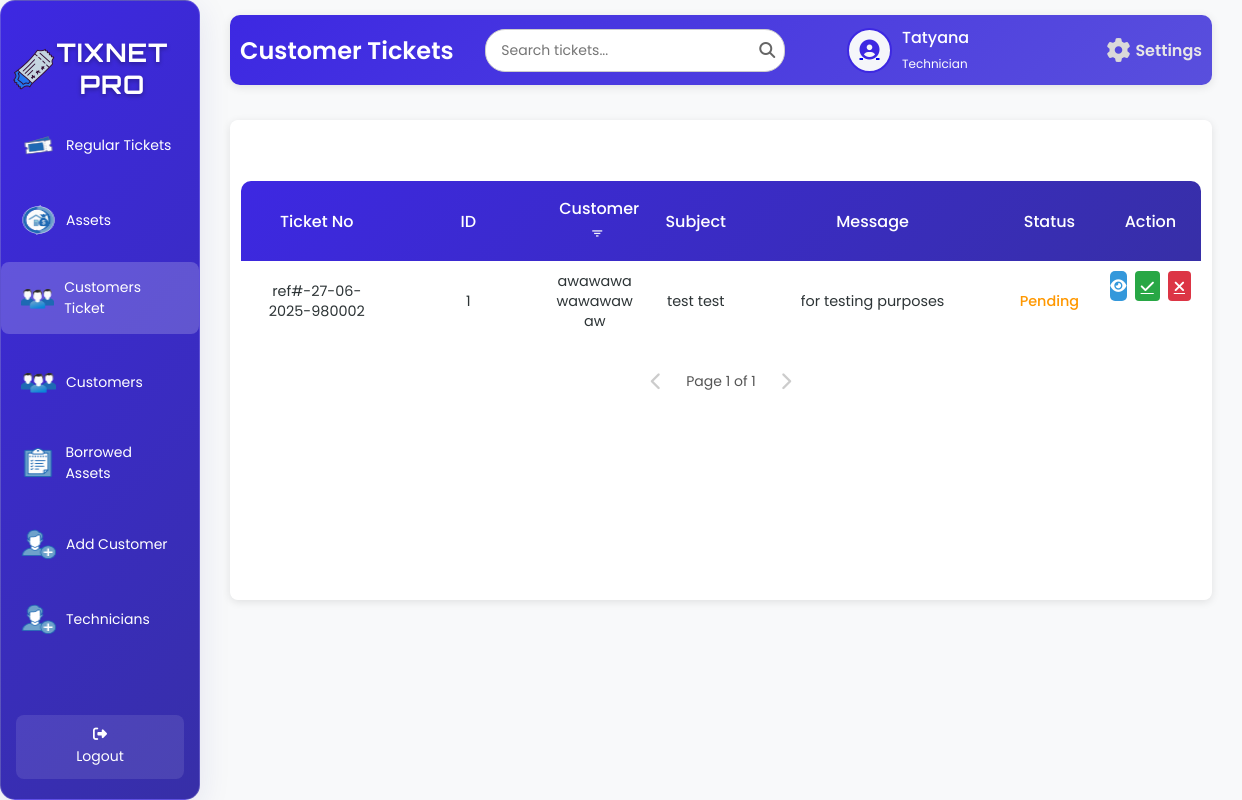
The page /AllCustomersT.php (signed in) on the database its author committed.
### tables this page shows
CREATE TABLE `tbl_customer_ticket` (
  `s_ref` varchar(200) NOT NULL,
  `c_id` int(50) NOT NULL,
  `c_fname` varchar(200) NOT NULL,
  `c_lname` varchar(200) NOT NULL,
  `s_subject` varchar(200) NOT NULL,
  `s_message` varchar(200) NOT NULL,
  `s_status` varchar(200) NOT NULL
);

### AllCustomersT.php (the view, shortened to what this page needs)
<?php
include 'db.php';
$firstName = '';
$userType = '';
$avatarPath = $_SESSION['avatarPath'];
$sqlUser = "SELECT u_fname, u_lname, u_type FROM tbl_user WHERE u_username = ?";
$stmt = $conn->prepare($sqlUser);
$stmt->bind_param("s", $_SESSION['username']);
$stmt->execute();
$resultUser = $stmt->get_result();
if ($resultUser->num_rows > 0) {
    $row = $resultUser->fetch_assoc();
    $firstName = $row['u_fname'] ?: 'Unknown';
    $userType = strtolower($row['u_type']) ?: 'staff';
} else {
    error_log("User not found for username: {$_SESSION['username']}");
    $_SESSION['error'] = "User not found.";
    header("Location: AllCustomersT.php?page_customer=1");
    exit();
}
$limit = 10;
$pageCustomer = isset($_GET['page_customer']) ? max(1, (int)$_GET['page_customer']) : 1;
$offsetCustomer = ($pageCustomer - 1) * $limit;
$totalCustomerQuery = "SELECT COUNT(*) AS total FROM tbl_customer_ticket WHERE s_status = 'Pending'";
$totalCustomerResult = $conn->query($totalCustomerQuery);
$totalCustomerRow = $totalCustomerResult->fetch_assoc();
$totalCustomer = $totalCustomerRow['total'];
$totalCustomerPages = ceil($totalCustomer / $limit);
$sqlCustomer = "SELECT s_ref, c_id, c_fname, c_lname, s_subject, s_message, s_status
                FROM tbl_customer_ticket
                WHERE s_status = 'Pending'
                ORDER BY s_ref ASC
                LIMIT ?, ?";
$stmtCustomer = $conn->prepare($sqlCustomer);
$stmtCustomer->bind_param("ii", $offsetCustomer, $limit);
$stmtCustomer->execute();
$resultCustomer = $stmtCustomer->get_result();
?>
<!DOCTYPE html>
<html lang="en">
<head>
    <link rel="stylesheet" href="AllCustomer.css">
    <link rel="stylesheet" href="https://cdnjs.cloudflare.com/ajax/libs/font-awesome/6.6.0/css/all.min.css">
    <link rel="stylesheet" href="https://unpkg.com/boxicons@2.1.4/css/boxicons.min.css">
</head>
<body>
<div class="wrapper">
    <div class="sidebar glass-container">
        <h2><img src="image/logo.png" alt="Tix Net Icon" class="sidebar-icon">TixNet Pro</h2>
        <ul>
            <li><a href="staffD.php"><img src="image/ticket.png" alt="Regular Tickets" class="icon" /> <span>Regular Tickets</span></a></li>
            <li><a href="assetsT.php"><img src="image/assets.png" alt="Assets" class="icon" /> <span>Assets</span></a></li>
            <li><a href="AllCustomersT.php" class="active"><img src="image/users.png" alt="Customers" class="icon" /> <span>Customers Ticket</span></a></li>
            <li><a href="customersT.php"><img src="image/users.png" alt="Customers" class="icon" /> <span>Customers</span></a></li>
            <li><a href="borrowedStaff.php"><img src="image/borrowed.png" alt="Borrowed Assets" class="icon" /> <span>Borrowed Assets</span></a></li>
            <li><a href="addC.php"><img src="image/add.png" alt="Add Customer" class="icon" /> <span>Add Customer</span></a></li>
              <li><a href="AssignTech.php"><img src="image/add.png" alt="Technicians" class="icon" /> <span>Technicians</span></a></li>
        </ul>
        <footer>
            <a href="index.php" class="back-home"><i class="fas fa-sign-out-alt"></i> Logout</a>
        </footer>
    </div>
    <div class="container">
        <div class="upper">
            <h1>Customer Tickets</h1>
            <div class="search-container">
                <input type="text" class="search-bar" id="searchInput" placeholder="Search tickets..." onkeyup="debouncedSearchTickets()">
                <span class="search-icon"><i class="fas fa-search"></i></span>
            </div>
            <div class="user-profile">
                <div class="user-icon">
                    <a href="image.php">
                        <?php
                        $cleanAvatarPath = preg_replace('/\?\d+$/', '', $avatarPath);
                        if (!empty($avatarPath) && file_exists($cleanAvatarPath)) {
                            echo "<img src='" . htmlspecialchars($avatarPath, ENT_QUOTES, 'UTF-8') . "' alt='User Avatar'>";
                        } else {
                            echo "<i class='fas fa-user-circle'></i>";
                        }
                        ?>
                    </a>
                </div>
                <div class="user-details">
                    <span><?php echo htmlspecialchars($firstName, ENT_QUOTES, 'UTF-8'); ?></span>
                    <small><?php echo htmlspecialchars(ucfirst($userType), ENT_QUOTES, 'UTF-8'); ?></small>
                </div>
                <a href="settings.php" class="settings-link">
                    <i class="fas fa-cog"></i>
                    <span>Settings</span>
                </a>
            </div>
        </div>
        <div class="table-box glass-container">
            <div class="customer-tickets active">
                <table id="customer-tickets-table">
                    <thead>
                        <tr>
                            <th>Ticket No</th>
                            <th>ID</th>
                            <th>Customer <button class="filter-btn" onclick="showAccountFilterModal('customer')" title="Filter by Customer Name"><i class='bx bx-filter'></i></button></th>
                            <th>Subject</th>
                            <th>Message</th>
                            <th>Status</th>
                            <th>Action</th>
                        </tr>
                    </thead>
                    <tbody id="customer-table-body">
                        <?php
                        if ($resultCustomer->num_rows > 0) {
                            while ($row = $resultCustomer->fetch_assoc()) {
                                $statusClass = 'status-' . strtolower($row['s_status']);
                                $customerName = htmlspecialchars(($row['c_fname'] . ' ' . $row['c_lname']) ?: 'Unknown', ENT_QUOTES, 'UTF-8');
                                echo "<tr>
                                        <td>" . htmlspecialchars($row['s_ref'], ENT_QUOTES, 'UTF-8') . "</td>
                                        <td>" . htmlspecialchars($row['c_id'], ENT_QUOTES, 'UTF-8') . "</td>
                                        <td>$customerName</td>
                                        <td>" . htmlspecialchars($row['s_subject'], ENT_QUOTES, 'UTF-8') . "</td>
                                        <td>" . htmlspecialchars($row['s_message'], ENT_QUOTES, 'UTF-8') . "</td>
                                        <td class='$statusClass'>" . ucfirst(strtolower($row['s_status'])) . "</td>
                                        <td class='action-buttons'>
                                            <a class='view-btn' href='#' onclick=\"showCustomerViewModal('" . htmlspecialchars($row['s_ref'], ENT_QUOTES, 'UTF-8') . "', '" . htmlspecialchars($row['s_ref'], ENT_QUOTES, 'UTF-8') . "', '" . htmlspecialchars($row['c_id'], ENT_QUOTES, 'UTF-8') . "', '$customerName', '" . htmlspecialchars($row['s_subject'], ENT_QUOTES, 'UTF-8') . "', '" . htmlspecialchars($row['s_message'], ENT_QUOTES, 'UTF-8') . "', '" . htmlspecialchars($row['s_status'], ENT_QUOTES, 'UTF-8') . "')\" title='View'><i class='fas fa-eye'></i></a>
                                            <a class='action-btn check' href='#' onclick=\"approveTicket('" . htmlspecialchars($row['s_ref'], ENT_QUOTES, 'UTF-8') . "')\" title='Approve'><i class='fas fa-check'></i></a>
                                            <a class='action-btn x' href='#' onclick=\"showRejectModal('" . htmlspecialchars($row['s_ref'], ENT_QUOTES, 'UTF-8') . "')\" title='Decline'><i class='fas fa-times'></i></a>
                                        </td>
                                      </tr>";
                            }
                        } else {
                            echo "<tr><td colspan='7' style='text-align: center;'>No customer tickets found.</td></tr>";
                        }
                        ?>
                    </tbody>
                </table>
                <div class="pagination" id="customer-pagination">
                    <?php if ($pageCustomer > 1): ?>
                        <a href="?page_customer=<?php echo $pageCustomer - 1; ?>" class="pagination-link"><i class="fas fa-chevron-left"></i></a>
                    <?php else: ?>
                        <span class="pagination-link disabled"><i class="fas fa-chevron-left"></i></span>
                    <?php endif; ?>
                    <span class="current-page">Page <?php echo $pageCustomer; ?> of <?php echo $totalCustomerPages; ?></span>
                    <?php if ($pageCustomer < $totalCustomerPages): ?>
                        <a href="?page_customer=<?php echo $pageCustomer + 1; ?>" class="pagination-link"><i class="fas fa-chevron-right"></i></a>
                    <?php else: ?>
                        <span class="pagination-link disabled"><i class="fas fa-chevron-right"></i></span>
                    <?php endif; ?>
                </div>
            </div>
        </div>
    </div>
</div>
</body>
</html>

### AllCustomersT.php (style rules this page uses)
.filter-btn { background: transparent !important; border: none; cursor: pointer; font-size: 15px; color: var(--light, #f5f8fc); margin-left: 5px; vertical-align: middle; padding: 0; outline: none; }
.action-buttons { display: flex; gap: 8px; }
.action-btn { padding: 6px; border: none; border-radius: 4px; cursor: pointer; font-size: 15px; font-weight: 500; transition: background-color 0.2s; text-align: center; color: white; display: inline-flex; align-items: center; justify-content: center; width: 30px; height: 30px; }
.action-btn.check { background-color: #28a745; }
.action-btn.x { background-color: #dc3545; }

### rows shown on the page
tbl_customer_ticket: s_ref "ref#-27-06-2025-980002", c "1", customerName "awawawa wawawawaw", s_subject "test test", s_message "for testing purposes", s_status "Pending"

### other values the page prints
$firstName "Tatyana"
$userType "Technician"
$pageCustomer "1"
$totalCustomerPages "1"
